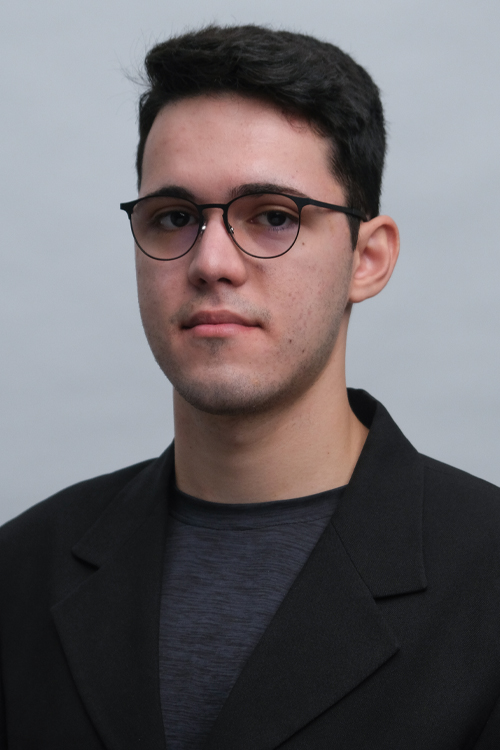
#> input picture problem-set-7/Iago.jpg, 500 x 750 px
$ python ImageCompression.py
#> lines starting #> are read from the running program, lines starting #| are printed output that depends on the picture
import numpy as np
import matplotlib.pyplot as plt
from matplotlib.image import imread

############################
# Define parameters
############################

ngroups = 50
niterations = 10
# imfile = "Icebergs.jpg"
imfile = "Iago.jpg"

############################
# Read image
############################

Im = imread(imfile)
#> Im is the input picture: shape (750, 500, 3); mean R, G, B 107.1, 102.4, 105.5
Ny, Nx, Nchannels = np.shape(Im)
#> Ny = 750; Nx = 500; Nchannels = 3

points_r = Im[:,:,0]
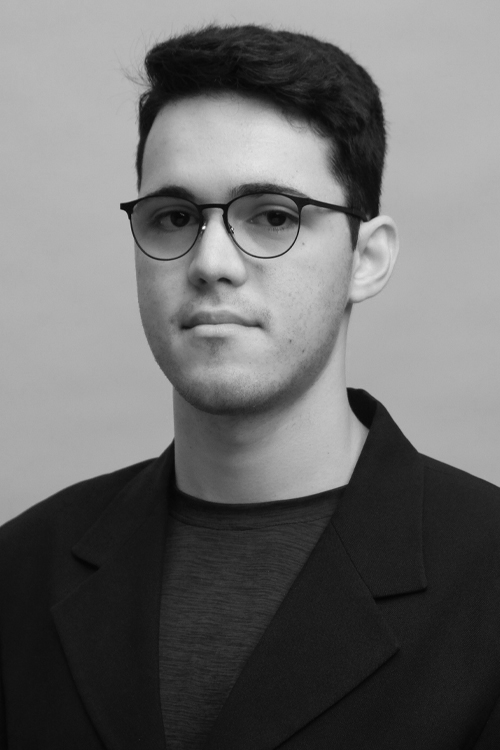
#> points_r: shape (750, 500); min 3, max 248, mean 107.1
points_g = Im[:,:,1]
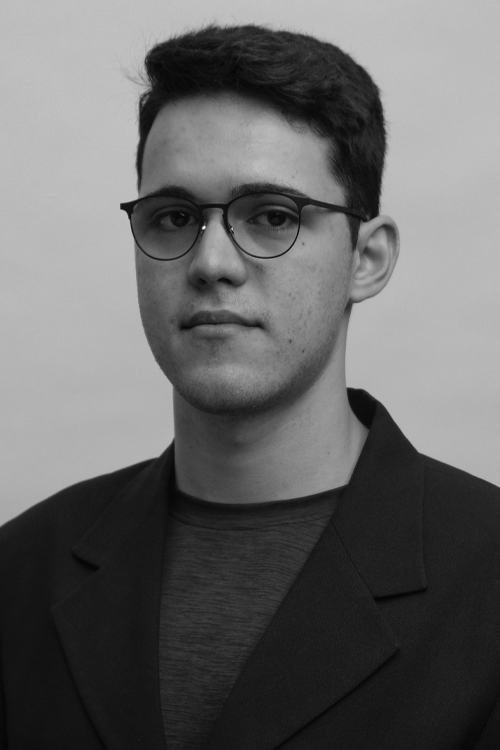
#> points_g: shape (750, 500); min 3, max 247, mean 102.4
points_b = Im[:,:,2]
npoints = np.size(points_r)
#> npoints = 375000
points_r = np.reshape(points_r, npoints)
points_g = np.reshape(points_g, npoints)
points_b = np.reshape(points_b, npoints)

############################
# K-means clustering
############################
print('Running k-means clustering...')

means_r = np.random.uniform(0,255,ngroups)
means_g = np.random.uniform(0,255,ngroups)
means_b = np.random.uniform(0,255,ngroups)

assignments = np.zeros_like(points_r, dtype="int")

def dist(r,g,b,mr,mg,mb):
	return np.sqrt((r-mr)**2+(g-mg)**2+(b-mb)**2)

distances = np.zeros((npoints,ngroups))

for i in range(niterations):
	for alpha in range(ngroups):
		distances[:,alpha] = dist(points_r, points_g, points_b, means_r[alpha], means_g[alpha], means_b[alpha])

	# Re-assign clusters
	assignments = np.argmin(distances, axis=1)

	# Averaging step:
	for alpha in range(ngroups):
		if len(points_r[assignments==alpha])==0:
			movetopoint = np.random.randint(0,npoints)
			means_r[alpha] = points_r[movetopoint]
			means_g[alpha] = points_g[movetopoint]
			means_b[alpha] = points_b[movetopoint]
		else:
			means_r[alpha] = np.mean(points_r[assignments==alpha])
			means_g[alpha] = np.mean(points_g[assignments==alpha])
			means_b[alpha] = np.mean(points_b[assignments==alpha])

	print(f'\t{(i+1)/niterations*100.:.2f}% complete')
#> after the loop, means_b = 50 values, max 235.5 at index 20, min 12.05 at index 33, mean 114.1; means_g = 50 values, max 236.5 at index 20, min 10.86 at index 33, mean 112.8; means_r = 50 values, max 239 at index 20, min 10.84 at index 33, mean 124.2

############################
# RGB space
############################
print('Constructing RGB space...')

cpixels_r = np.zeros_like(points_r)
cpixels_g = np.zeros_like(points_g)
cpixels_b = np.zeros_like(points_b)

for i in range(npoints):
	cpixels_r[i]=means_r[assignments[i]]
	cpixels_g[i]=means_g[assignments[i]]
	cpixels_b[i]=means_b[assignments[i]]

cpixels = np.column_stack((cpixels_r, cpixels_g, cpixels_b))

fig = plt.figure()
ax = fig.add_subplot(111,projection='3d')
ax.scatter(points_r[::1000], points_g[::1000], points_b[::1000], c=cpixels[::1000]/255.)
ax.scatter(means_r, means_g, means_b, color='black', s=500, marker='+')
ax.set_xlabel('red')
ax.set_ylabel('green')
ax.set_zlabel('blue')
plt.show()
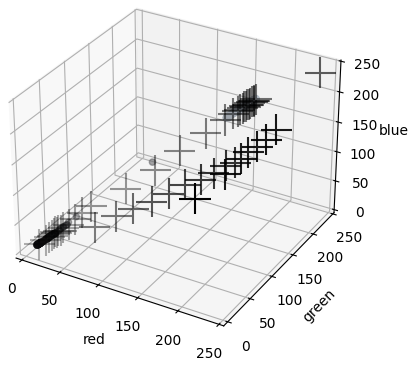
#> figure drawn by matplotlib, 1 panel

############################
# Color wheel
############################
print('Constructing color wheel...')

delta_theta = 2.*np.pi/ngroups
ncwx = 500
ncwy = 500
ColorWheelIm = np.zeros((ncwy,ncwx,3), dtype=int)
for i in range(ncwx):
	for j in range(ncwy):
		theta = np.pi + np.arctan2(j-.5*ncwy, i-.5*ncwx)
		group = int(theta/delta_theta)
		if(group==ngroups): group = ngroups-1
		ColorWheelIm[j,i,0] = means_r[group]
		ColorWheelIm[j,i,1] = means_g[group]
		ColorWheelIm[j,i,2] = means_b[group]
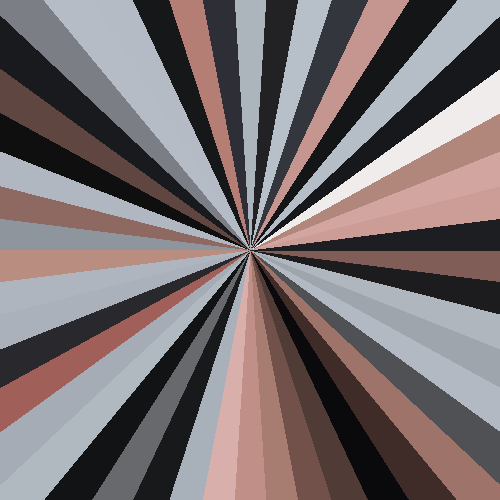
#> ColorWheelIm: shape (500, 500, 3) int64; mean of channels 0, 1, 2 122.2, 111.8, 113.4; drawn as R, G, B
plt.imshow(ColorWheelIm)
plt.show()

############################
# Re-construct image
############################
print('Re-constructing image...')

cpixels_r_Reshaped = cpixels_r.reshape((Ny,Nx))
cpixels_g_Reshaped = cpixels_g.reshape((Ny,Nx))
cpixels_b_Reshaped = cpixels_b.reshape((Ny,Nx))
ImC = np.zeros_like(Im, dtype='int')
ImC[:,:,0] = cpixels_r_Reshaped
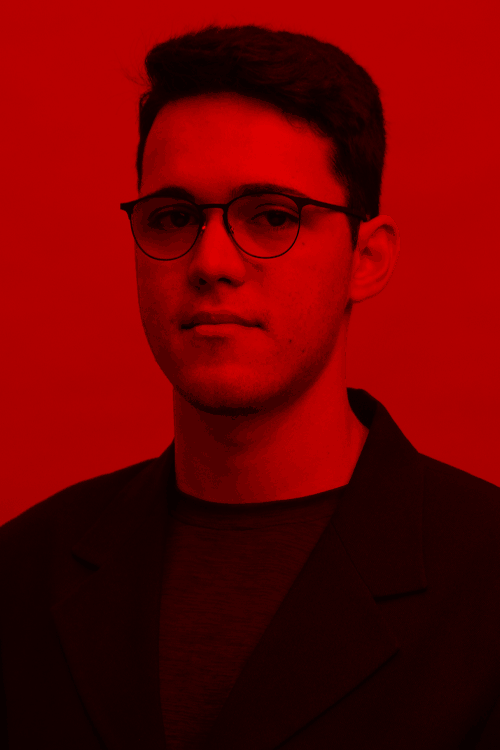
#> ImC: shape (750, 500, 3) int64; mean of channels 0, 1, 2 106.5, 0, 0; drawn as R, G, B
ImC[:,:,1] = cpixels_g_Reshaped
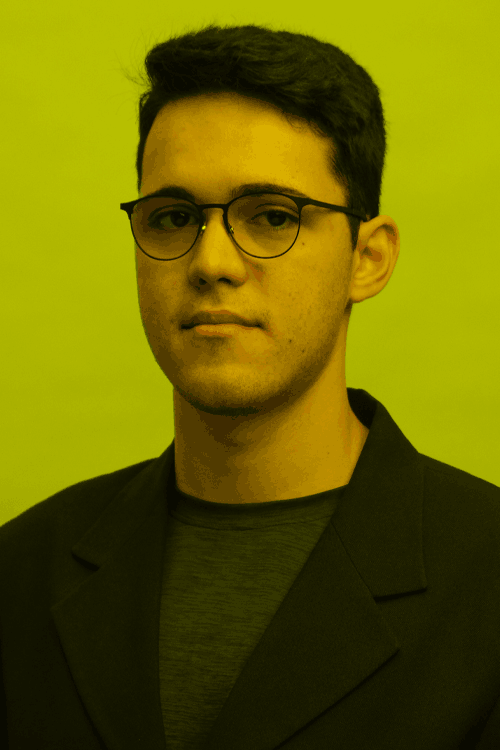
#> ImC: shape (750, 500, 3) int64; mean of channels 0, 1, 2 106.5, 101.8, 0; drawn as R, G, B
ImC[:,:,2] = cpixels_b_Reshaped

plt.imshow(ImC)
plt.gcf().set_size_inches(3, 4)
plt.savefig(f'assets/{ngroups}.png', format='png')
plt.show()

print('\nDone!')

$ run again, with problem-set-7/Icebergs.jpg copied over problem-set-7/Iago.jpg
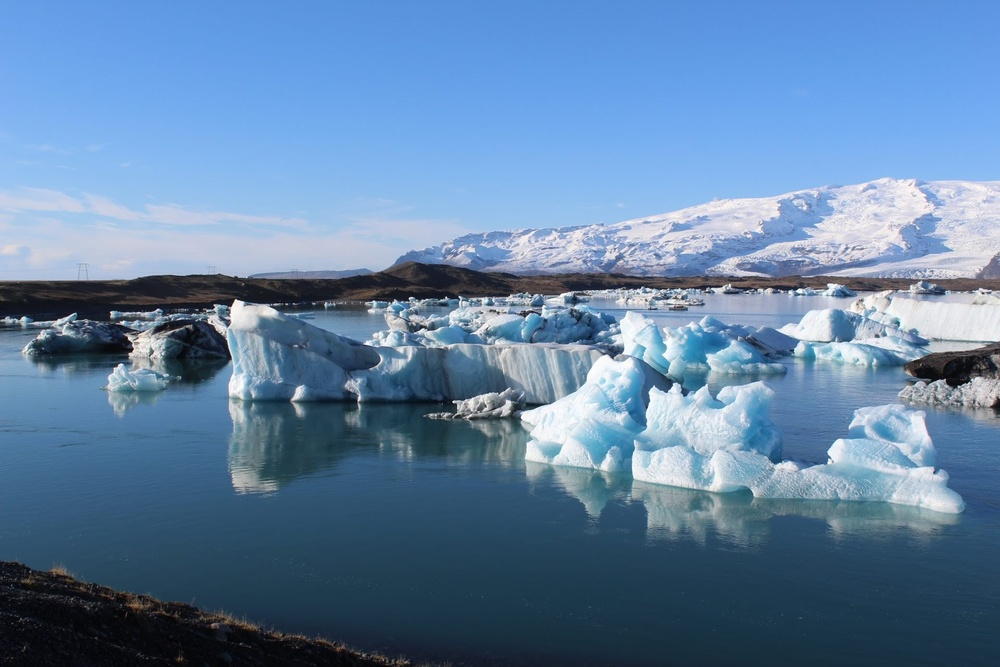
#> input picture problem-set-7/Icebergs.jpg, 1000 x 667 px, shrunk from 1920 x 1280 before the run
#> Im is the input picture: shape (667, 1000, 3); mean R, G, B 98, 130.4, 164.6
#> `points_b = Im[:,:,2]`:
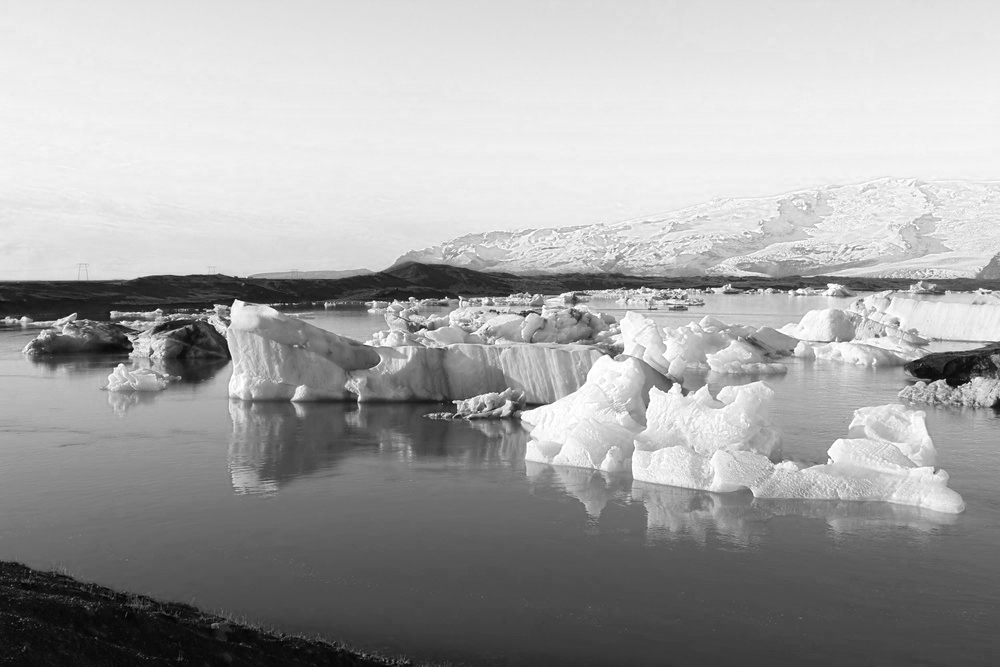
#> points_b: shape (667, 1000); min 0, max 255, mean 164.6
#> npoints = 667000
#> after the loop `for i in range(niterations):`: means_b = 50 values, max 246.3 at index 20, min 13.16 at index 24, mean 166.4; means_g = 50 values, max 241.3 at index 20, min 8.44 at index 24, mean 132.7; means_r = 50 values, max 237.3 at index 20, min 7.56 at index 24, mean 100.4
#> `ImC[:,:,1] = cpixels_g_Reshaped`:
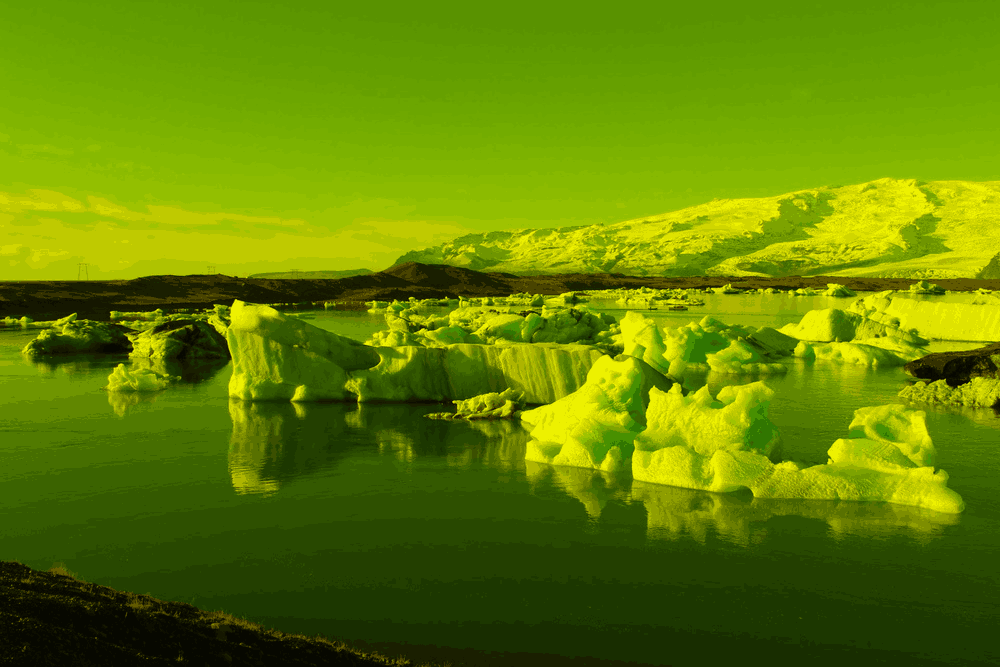
#> ImC: shape (667, 1000, 3) int64; mean of channels 0, 1, 2 97.5, 129.9, 0; drawn as R, G, B
